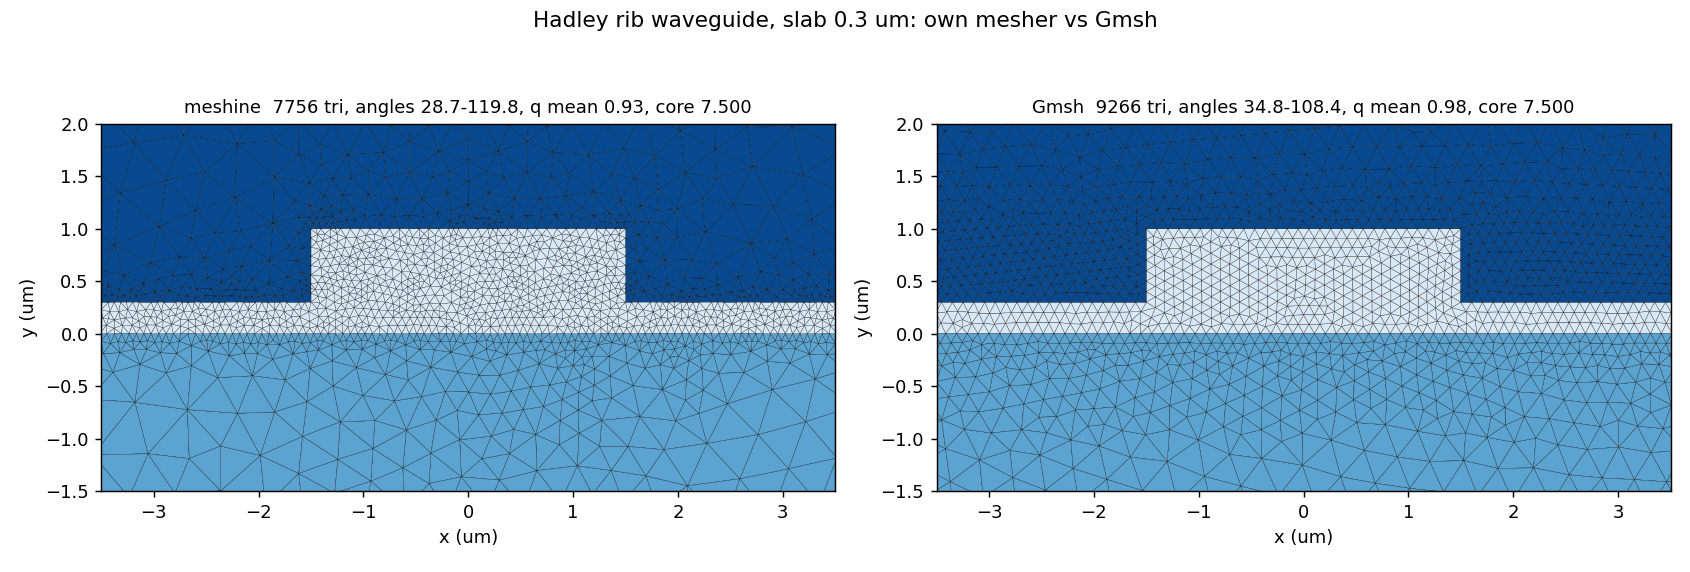

Reproduce this figure in Python.
# Copyright 2026 Yongha Kim (FieldAlgo)
# SPDX-License-Identifier: Apache-2.0

"""Side-by-side: meshine vs Gmsh (via gmshio) on the Hadley rib waveguide.

Run from the repository root:
      pip install -e "packages/meshine[plot]" -e packages/gmshio
      python3 examples/meshine/compare_with_gmsh.py
Requires gmshio and a gmsh executable for the right-hand panel; the left
panel is produced regardless.
"""

from pathlib import Path

import matplotlib
matplotlib.use("Agg")
import matplotlib.pyplot as plt
import numpy as np

from meshine import generate, shapes


def stats(nodes, tris, regions):
    p = nodes[tris]
    L = np.stack([np.linalg.norm(p[:, 2] - p[:, 1], axis=1), np.linalg.norm(p[:, 0] - p[:, 2], axis=1),
                  np.linalg.norm(p[:, 1] - p[:, 0], axis=1)], 1)
    a, b, c = L.T
    A = 0.5 * np.abs((p[:, 1, 0] - p[:, 0, 0]) * (p[:, 2, 1] - p[:, 0, 1]) - (p[:, 2, 0] - p[:, 0, 0]) * (p[:, 1, 1] - p[:, 0, 1]))
    q = 2 * (A / (0.5 * (a + b + c))) / (a * b * c / (4 * A))
    cosines = np.stack([(b**2 + c**2 - a**2) / (2*b*c), (a**2 + c**2 - b**2) / (2*a*c), (a**2 + b**2 - c**2) / (2*a*b)], 1)
    ang = np.degrees(np.arccos(np.clip(cosines, -1, 1)))
    return dict(n=len(tris), min_angle=ang.min(), max_angle=ang.max(), q_mean=q.mean(), q_min=q.min(),
                core_area=A[regions == 0].sum())


def draw(ax, nodes, tris, regions, edges, title):
    ax.tripcolor(nodes[:, 0], nodes[:, 1], tris, facecolors=np.array([0.15, 0.55, 0.9])[regions],
                 cmap="Blues", vmin=0, vmax=1, edgecolors="k", linewidth=0.15)
    for arr in edges.values():
        seg = nodes[arr]
        ax.plot(seg[:, :, 0].T, seg[:, :, 1].T, color="crimson", lw=1.2)
    ax.set_aspect("equal"); ax.set_xlim(-3.5, 3.5); ax.set_ylim(-1.5, 2.0)
    ax.set_title(title, fontsize=10); ax.set_xlabel("x (um)"); ax.set_ylabel("y (um)")


fig, axes = plt.subplots(1, 2, figsize=(13, 4.4))

d, namer = shapes.rib_waveguide(slab_thickness=0.3, size_core=0.1, size_far=0.6)
m = generate(d, namer, size_fn=shapes.size_graded(0.1, 0.6, 3.0, center=(0, 0.5)))
s = stats(m.nodes, m.triangles, m.regions)
draw(axes[0], m.nodes, m.triangles, m.regions, m.boundary_edges,
     f"meshine  {s['n']} tri, angles {s['min_angle']:.1f}-{s['max_angle']:.1f}, q mean {s['q_mean']:.2f}, core {s['core_area']:.3f}")
print("meshine:", s)

try:
    from gmshio import generate as ggen, geo, to_fem2d
    f = to_fem2d(ggen(geo.rib_waveguide(slab_thickness=0.3, lc_core=0.1, lc_far=0.6), dim=2, verbosity=0))
    s = stats(f.nodes, f.triangles, f.regions)
    draw(axes[1], f.nodes, f.triangles, f.regions, f.boundary_edges,
         f"Gmsh  {s['n']} tri, angles {s['min_angle']:.1f}-{s['max_angle']:.1f}, q mean {s['q_mean']:.2f}, core {s['core_area']:.3f}")
    print("gmsh:   ", s)
except Exception as exc:  # gmshio or gmsh missing
    axes[1].text(0.5, 0.5, f"gmsh unavailable\n{exc}", ha="center", va="center", transform=axes[1].transAxes)
    axes[1].set_axis_off()

fig.suptitle("Hadley rib waveguide, slab 0.3 um: own mesher vs Gmsh")
fig.tight_layout()
out = Path(__file__).with_name("compare_with_gmsh.png")
fig.savefig(out, dpi=130)
print("wrote", out)
